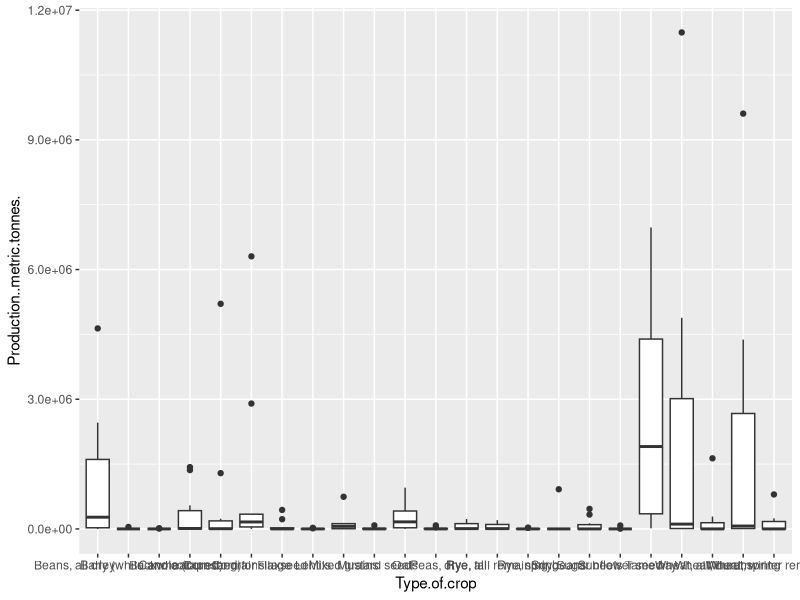
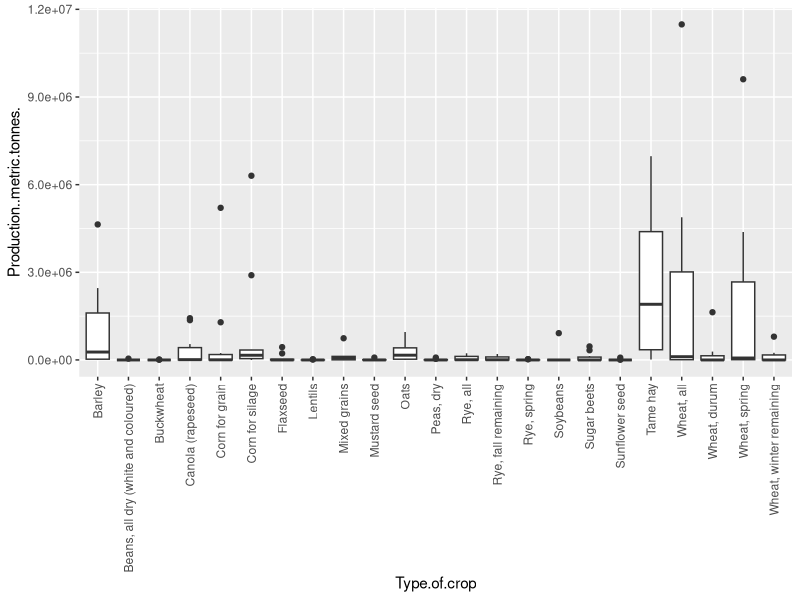
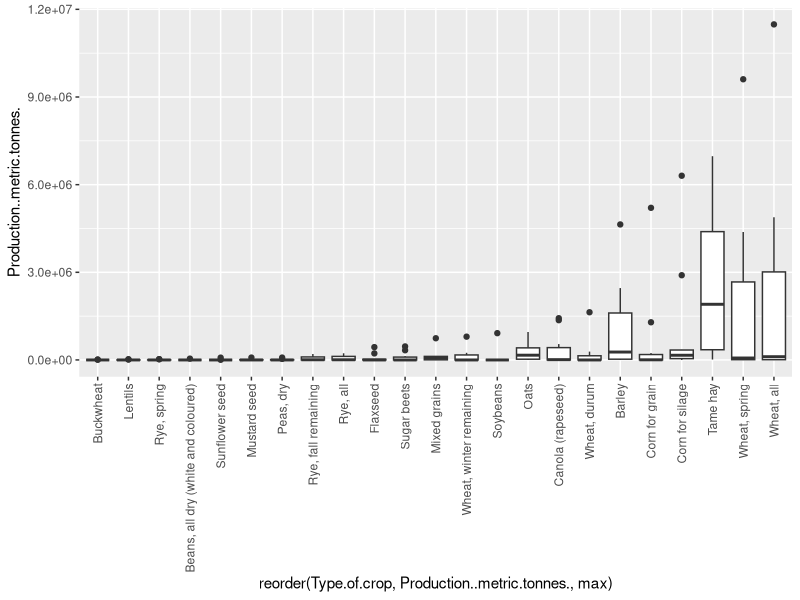
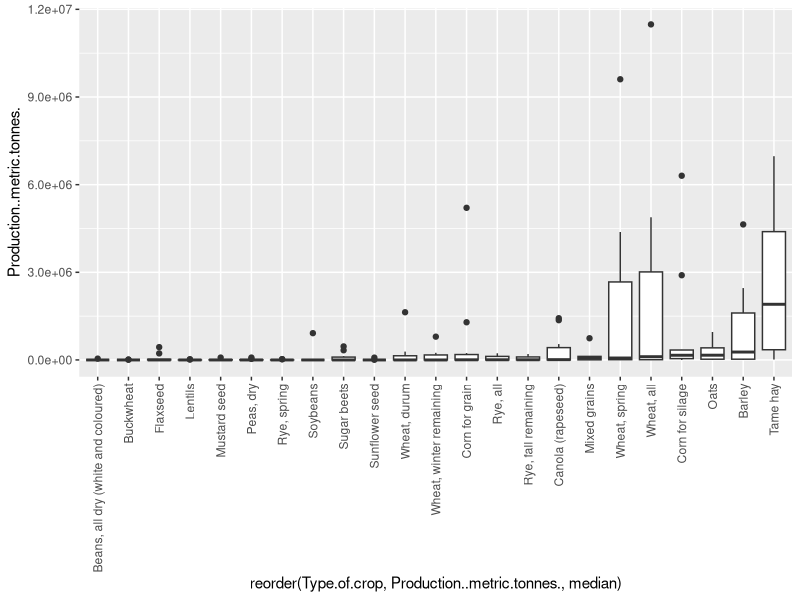
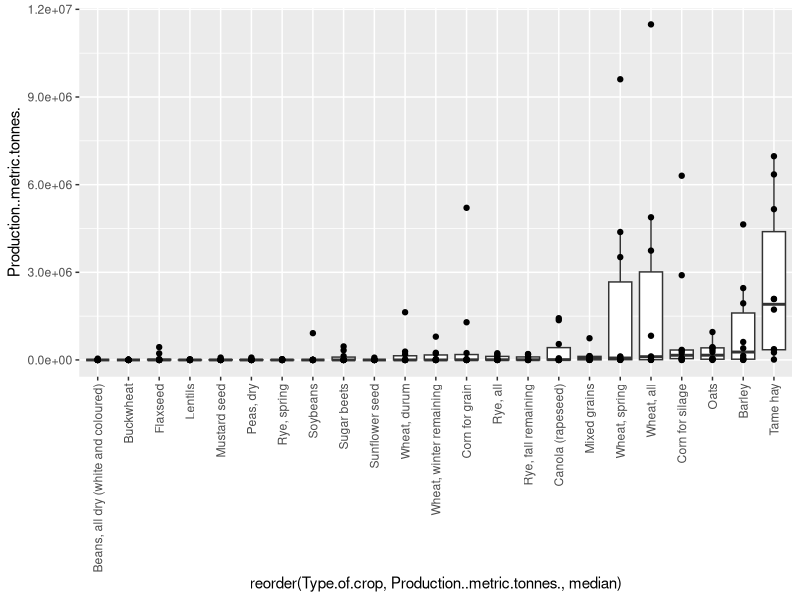
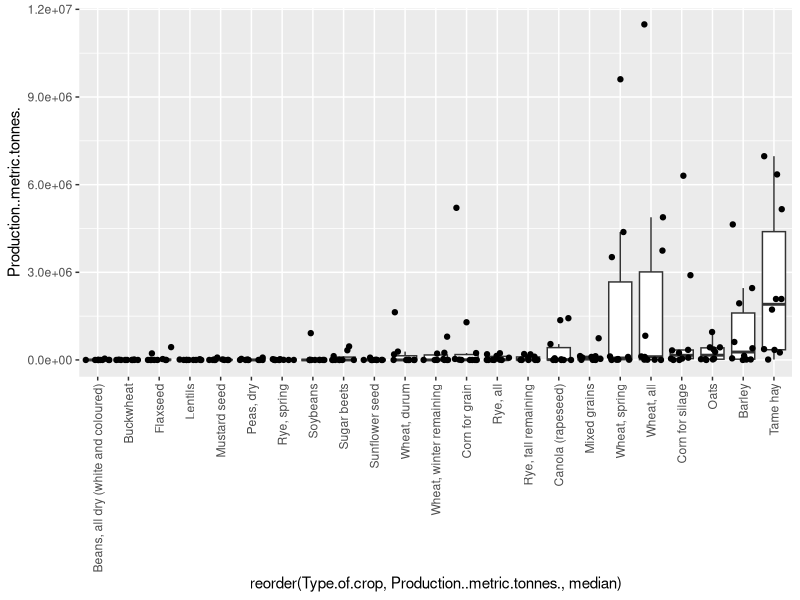
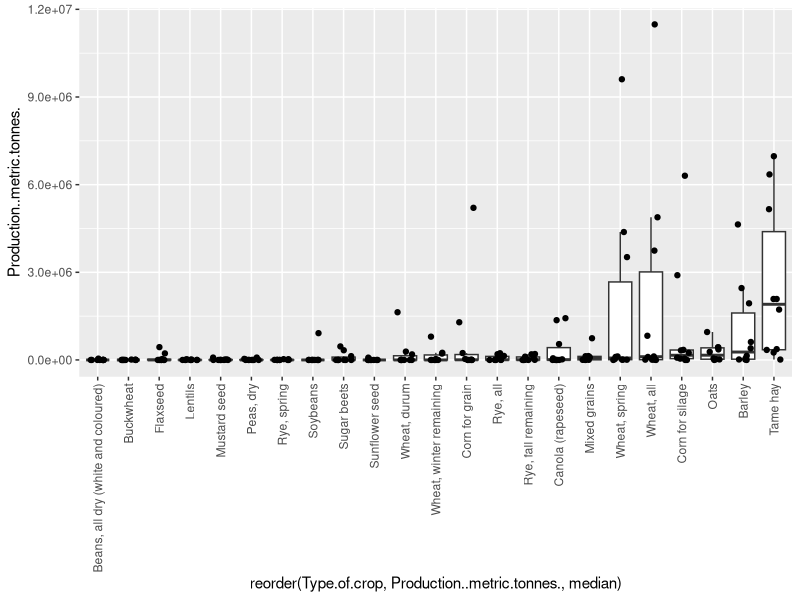
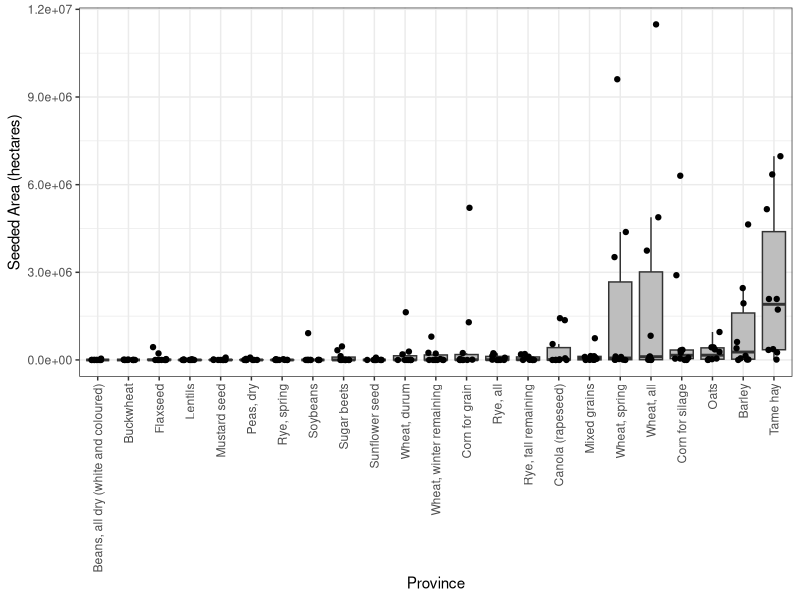

Generate these figures, in order, with R:
#########
## Required R Functions from ggplot and reshape
#########
library(reshape2)
library(ggplot2)
library(cowplot)



##########
# 1. Load example dataset
##########
# This data is on crop types, average farm prices (in dollars per tonne), average yields (in kilograms per hectare), 
#total production (in metric tonnes), seeded areas (in both acres and hectares), and the total farm value (in dollars).
farm_data<-read.csv("data/farm_production_dataset.csv")

## look at data structure
head(farm_data)
nrow(farm_data)
table(farm_data$REF_DATE)

# is it a lot of data so lets just look at one year for now
farm_data_1984<-farm_data[which(farm_data$REF_DATE=="1984"),]
nrow(farm_data_1984)

# how does farm size vary between crop types?
ggplot(farm_data_1984, aes(Type.of.crop, Production..metric.tonnes.))+
  geom_boxplot()

# there is so much text on the x axis so lets rotate it
ggplot(farm_data_1984, aes(Type.of.crop, Production..metric.tonnes.))+
  geom_boxplot()+ 
  theme(axis.text.x = element_text(angle = 90, vjust = 0.5, hjust=1))

# order the plot by maximum farm size
ggplot(farm_data_1984, aes(reorder(Type.of.crop, Production..metric.tonnes., max), Production..metric.tonnes.))+
  geom_boxplot()+ 
  theme(axis.text.x = element_text(angle = 90, vjust = 0.5, hjust=1))

# order the plot by median farm size
ggplot(farm_data_1984, aes(reorder(Type.of.crop, Production..metric.tonnes., median), Production..metric.tonnes.))+
  geom_boxplot()+ 
  theme(axis.text.x = element_text(angle = 90, vjust = 0.5, hjust=1))


## lets add a layer with the individual measures for each farm (and remove the outlier points plotted by default with boxplots)
ggplot(farm_data_1984, aes(reorder(Type.of.crop, Production..metric.tonnes., median), Production..metric.tonnes.))+
  geom_boxplot(outlier.shape=NA)+ # remove the outlier points that come with the boxplot layer 
  theme(axis.text.x = element_text(angle = 90, vjust = 0.5, hjust=1))+
  geom_point()

## But the points are overlapping so lets spread them out
ggplot(farm_data_1984, aes(reorder(Type.of.crop, Production..metric.tonnes., median), Production..metric.tonnes.))+
  geom_boxplot(outlier.shape=NA)+
  theme(axis.text.x = element_text(angle = 90, vjust = 0.5, hjust=1))+
  geom_jitter()

## But not THAT spread out
ggplot(farm_data_1984, aes(reorder(Type.of.crop, Production..metric.tonnes., median), Production..metric.tonnes.))+
  geom_boxplot(outlier.shape=NA)+
  theme(axis.text.x = element_text(angle = 90, vjust = 0.5, hjust=1))+
  geom_jitter(width=0.25)

## General beautification
ggplot(farm_data_1984, aes(reorder(Type.of.crop, Production..metric.tonnes., median), Production..metric.tonnes.))+
  geom_boxplot(outlier.shape=NA, fill="grey")+
  theme_bw()+
  theme(axis.text.x = element_text(angle = 90, vjust = 0.5, hjust=1))+
  geom_jitter(width=0.25)+
  ylab("Seeded Area (hectares)")+xlab("Province")


## Now lets color by province type, but we will only color the points, boxplots stay grey
head(farm_data_1984)

ggplot(farm_data_1984, aes(reorder(Type.of.crop, Production..metric.tonnes., median), Production..metric.tonnes.))+
  geom_boxplot(outlier.shape=NA, fill="grey")+
  theme_bw()+
  theme(axis.text.x = element_text(angle = 90, vjust = 0.5, hjust=1))+
  geom_jitter(aes(fill=GEO), width=0.25, shape=21)+
  ylab("Seeded Area (hectares)")+xlab("Province")

# move legend
ggplot(farm_data_1984, aes(reorder(Type.of.crop, Production..metric.tonnes., median), Production..metric.tonnes.))+
  geom_boxplot(outlier.shape=NA, fill="grey")+
  theme_bw()+
  theme(axis.text.x = element_text(angle = 90, vjust = 0.5, hjust=1),
        legend.position = "bottom")+
  geom_jitter(aes(fill=GEO), width=0.25, shape=21)+
  ylab("Seeded Area (hectares)")+xlab("Province")

# What is your favorite province making a lot of? We can highlight it with colour
ggplot(farm_data_1984, aes(reorder(Type.of.crop, Production..metric.tonnes., median), Production..metric.tonnes.))+
  geom_boxplot(outlier.shape=NA, fill="grey")+
  theme_bw()+
  theme(axis.text.x = element_text(angle = 90, vjust = 0.5, hjust=1),
        legend.position = "bottom")+
  geom_jitter(aes(fill=GEO), width=0.25, shape=21)+
  ylab("Seeded Area (hectares)")+xlab("Province")+
  scale_fill_manual(values=c("grey","red","grey","grey","grey","grey","grey","grey","grey","grey"))



##########
# 2. what about other years?
##########

#here are the minimal bits of code we need to go from raw data to 1986 plot
farm_data_1984<-farm_data[which(farm_data$REF_DATE=="1984"),]
farm_data_1984<-farm_data_1984[which(!(is.na(farm_data_1984$Production..metric.tonnes.))),]

ggplot(farm_data_1984, aes(reorder(Type.of.crop, Production..metric.tonnes., median), Production..metric.tonnes.))+
  geom_boxplot(outlier.shape=NA, fill="grey")+
  theme_bw()+
  theme(axis.text.x = element_text(angle = 90, vjust = 0.5, hjust=1),
        legend.position = "bottom")+
  geom_jitter(aes(fill=GEO), width=0.25, shape=21)+
  ylab("Seeded Area (hectares)")+xlab("Province")+
  scale_fill_manual(values=c("grey","red","grey","grey","grey","grey","grey","grey","grey","grey"))

## so lets change to another year
farm_data_1983<-farm_data[which(farm_data$REF_DATE=="1983"),]
farm_data_1983_noNA<-farm_data_1983[which(!(is.na(farm_data_1984$Production..metric.tonnes.))),]

ggplot(farm_data_1983_noNA, aes(reorder(Type.of.crop, Production..metric.tonnes., median), Production..metric.tonnes.))+
  geom_boxplot(outlier.shape=NA, fill="grey")+
  theme_bw()+
  theme(axis.text.x = element_text(angle = 90, vjust = 0.5, hjust=1),
        legend.position = "bottom")+
  geom_jitter(aes(fill=GEO), width=0.25, shape=21)+
  ylab("Seeded Area (hectares)")+xlab("Province")+
  scale_fill_manual(values=c("grey","red","grey","grey","grey","grey","grey","grey","grey","grey"))


# but that is a lot of copying and pasting and duplicated code
# a perfect opportunity to write a FUNCTION


##########
# 3. Write a function to make a plot
##########

#basic structure
function_name <- function(arguments) { 
  functional_code # does the plotting etc
}


# for the farm plot 
farm_hectare_plot <- function(year) {
  # subset data to one year wiht NA removed
  farm_data_yr<-farm_data[which(farm_data$REF_DATE==year),]
  farm_data_yr_noNA<-farm_data_yr[which(!(is.na(farm_data_yr$Production..metric.tonnes.))),]
  # make plot based on the argument year
  ggplot(farm_data_yr_noNA, aes(reorder(Type.of.crop, Production..metric.tonnes., median), Production..metric.tonnes.))+
    geom_boxplot(outlier.shape=NA, fill="grey")+
    theme_bw()+
    theme(axis.text.x = element_text(angle = 90, vjust = 0.5, hjust=1),
          legend.position = "bottom")+
    geom_jitter(aes(fill=GEO), width=0.25, shape=21)+
    ylab("Seeded Area (hectares)")+xlab("Province")+ggtitle(year)+
    scale_fill_manual(values=c("grey","red","grey","grey","grey","grey","grey","grey","grey","grey"))
}


# run it on a year
farm_hectare_plot(1912) #simpler times
farm_hectare_plot(1947)
farm_hectare_plot(1984)
